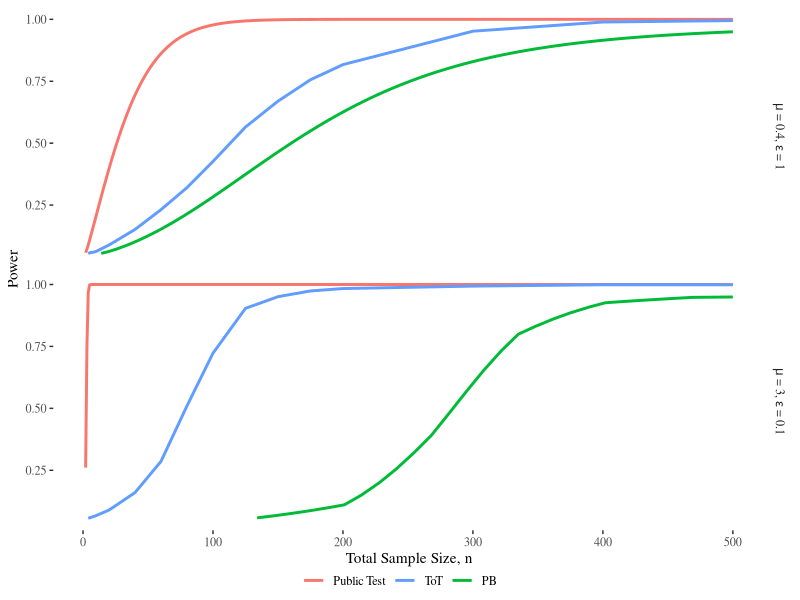
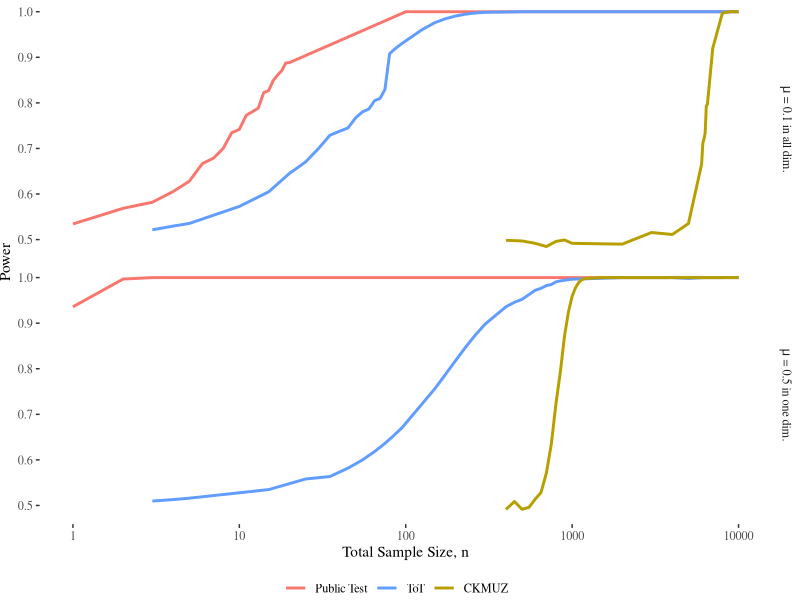
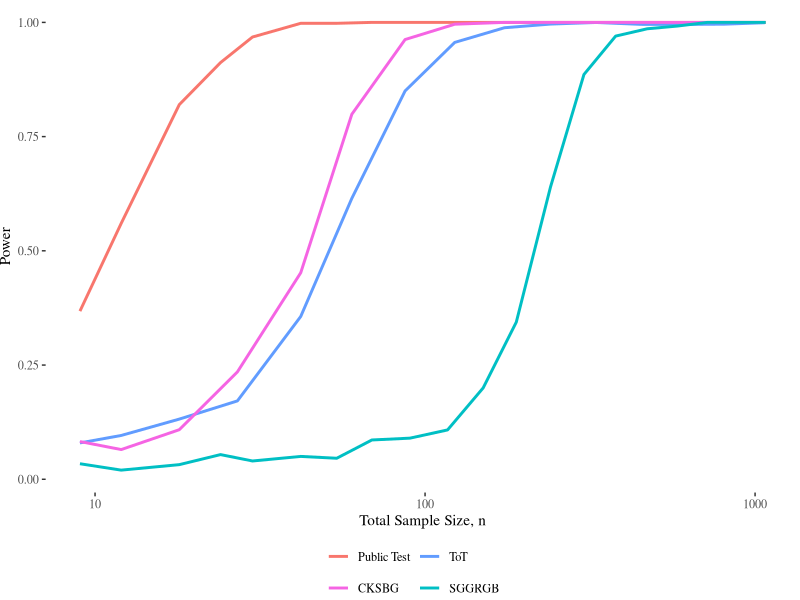
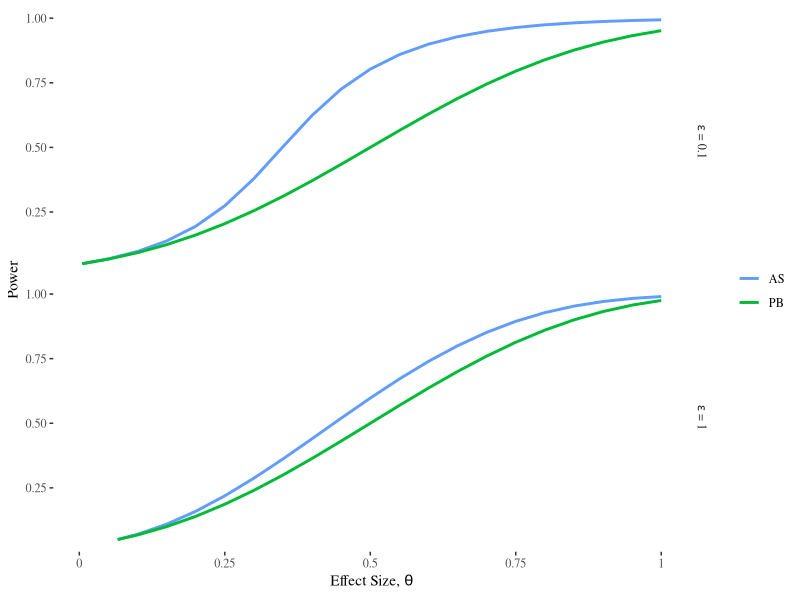
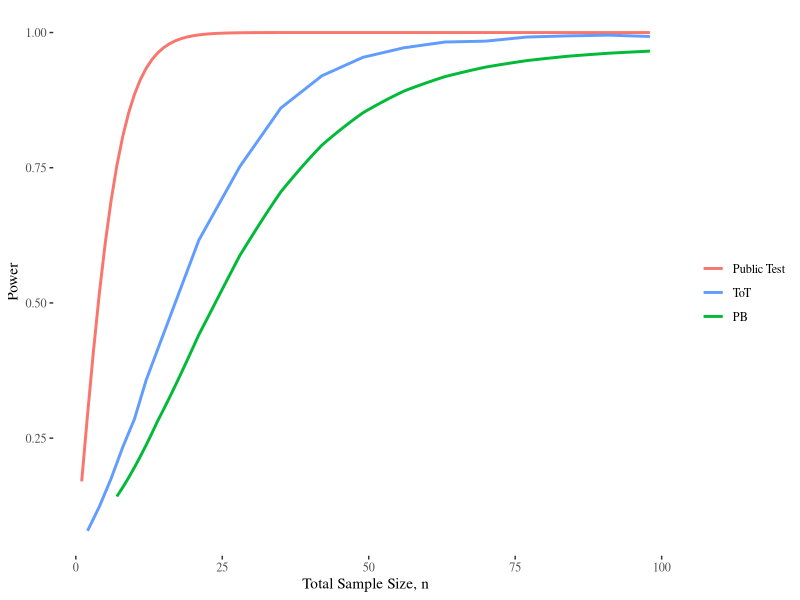
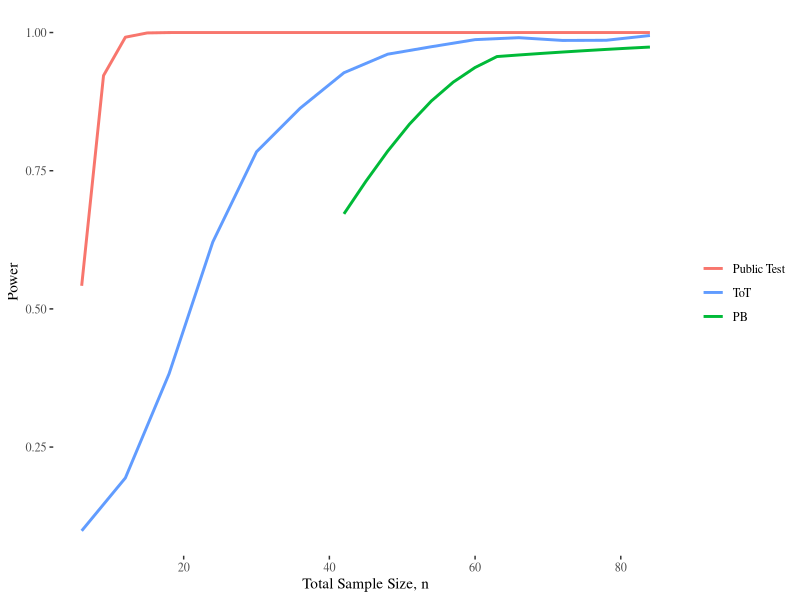
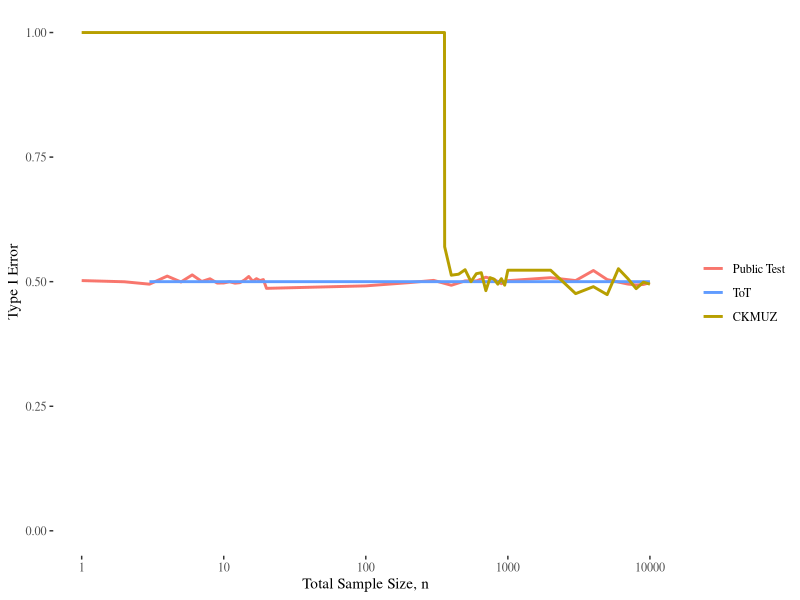
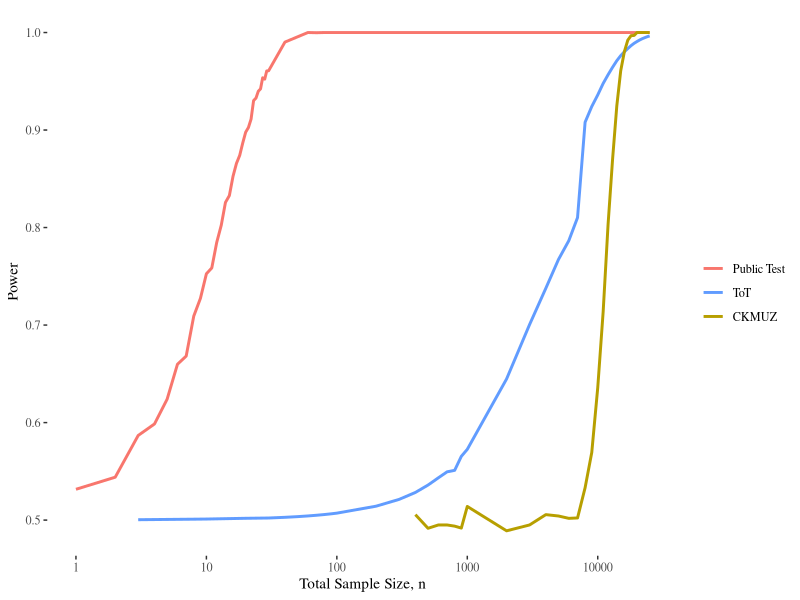

The R script that drew these images, in order:
## ---- chunk 1
knitr::opts_chunk$set(echo = TRUE, fig.width = 8, fig.height = 1.75)
library(readr)
library(tidyverse)
library(ggthemes)
library(purrr)

plot_colors <- c("#F8766D", # Public Test
                 "#B79F00", # Canonne et al. (CKMUZ)
                 "#00BA38", # Pena-Barrientos (PB)
                 "#00BFC4", # Swanberg et al. (SGGRGB)
                 "#619CFF", # Test of Tests (ToT)/ Awan and Slavkovic (AS)
                 "#F564E3") # Couch et al. (CKSBG)
## ---- chunk 2
Figure_2 <- read_csv("figures/Figure_2.csv", show_col_types = FALSE)

Figure_2 %>%
  # Adjust Order of Tests in Legend
  mutate(test = factor(test, levels = c("Public Test", "ToT", "PB"))) %>%
  # Create a Variable of Facet Labels
  mutate(eff = paste0("mu*' = ", eff,", '*epsilon*' = ", eps,"'")) %>%
  ggplot(aes(x = n, y = power, color = test)) +
  geom_line(linewidth =  1) +
  facet_grid(rows = vars(eff), labeller = label_parsed) +
  scale_color_manual(values = plot_colors[c(1,5,3)]) +
  labs(x = "Total Sample Size, n", y = "Power", color = "") +
  theme_tufte() +
  theme(legend.position="bottom", legend.margin=margin(-10,0,0,-20))

ggsave("ICML_plots/Fig2.png", width = 3.25, height = 4, 
       dpi=600, units = "in")
## ---- chunk 3
Figure_3 <- read_csv("figures/Figure_3.csv", show_col_types = FALSE)

Figure_3 %>%
  # Adjust Order of Tests in Legend
  mutate(test = factor(test, levels = c("Public Test", "ToT", "CKMUZ"))) %>%
  # Create a Variable of Facet Labels
  mutate(eff = case_when(eff == 0.5 ~ "mu*' = 0.5 in one dim.'",
                         eff == 0.1 ~ "mu*' = 0.1 in all dim.'")) %>%
  ggplot(aes(x = n, y = power, color = test)) + 
  geom_line(linewidth =  1) + 
  facet_grid(rows = vars(eff), labeller = label_parsed) +
  labs(x = "Total Sample Size, n", y = "Power", color = "") +
  scale_x_log10() + theme_tufte() +
  scale_color_manual(values = plot_colors[c(1,5,2)]) + 
  theme(legend.position="bottom", legend.margin=margin(0,0,0,-20),
        plot.margin=grid::unit(c(0,0,0,0), "mm"))

ggsave("ICML_plots/Fig3.png", width = 3.25, height = 4, 
       dpi=600, units = "in")
## ---- chunk 4
Figure_4 <- read_csv("figures/Figure_4.csv", show_col_types = FALSE)

Figure_4 %>%
  # Adjust Order of Tests in Legend
  mutate(test = factor(test, levels = c("Public Test", "ToT",
                                        "CKSBG", "SGGRGB"))) %>%
  ggplot(aes(x = n, y = power, color = test)) + geom_line(linewidth =  1) +
  labs(x = "Total Sample Size, n", y = "Power", color = "") + 
  scale_x_log10() + theme_tufte() +
  scale_color_manual(values = plot_colors[c(1,5,6,4)]) + 
  theme(legend.position="bottom", legend.margin=margin(0,0,0,-20),
      plot.margin=grid::unit(c(0,0,0,0), "mm")) +
  guides(color=guide_legend(nrow=2, byrow=TRUE))

ggsave("ICML_plots/Fig4.png", width = 3.25, height = 2.75,
       dpi=600, units = "in")
## ---- chunk 5
Figure_5 <- read_csv("figures/Figure_5.csv", show_col_types = FALSE)

Figure_5 %>%
  mutate(epsilon = paste0("epsilon*' = ", eps,"'")) %>%
  mutate(test = case_when(test == "Awan & Slavkovic" ~ "AS", 
                          test == "Pena & Barrientos" ~ "PB")) %>%
  ggplot(aes(x = theta, y = power, color = test)) +
  geom_line(linewidth =  1) +
  facet_grid(rows = vars(epsilon), labeller = label_parsed) +
  labs(x = expression("Effect Size, "*theta), color = "", y = "Power") +
  scale_color_manual(values = plot_colors[c(5,3)]) +
  scale_x_continuous(labels = c(0, 0.25, 0.5, 0.75, 1)) +
  theme_tufte()

ggsave("ICML_plots/Fig5.png", width = 6.75, height = 1.75*2,
       dpi=600, units = "in")
## ---- chunk 6
Figure_6 <- read_csv("figures/Figure_6.csv", show_col_types = FALSE)

Figure_6 %>%
  mutate(test = case_when(test == "Public" ~ "Public Test", 
                          test == "PB" ~ "PB",
                          test == "ToT" ~ "ToT")) %>%
  mutate(test = factor(test, levels = c("Public Test", "ToT", "PB"))) %>%
  ggplot(aes(x = n, y = power, color = test)) +
  geom_line(linewidth =  1) +
  scale_color_manual(values = plot_colors[c(1,5,3)]) +
  labs(x = "Total Sample Size, n", y = "Power", color = "") +
  theme_tufte()

ggsave("ICML_plots/Fig6.png", width = 6.75, height = 1.75,
       dpi=600, units = "in")
## ---- chunk 7
Figure_7 <- read_csv("figures/Figure_7.csv", show_col_types = FALSE)

Figure_7 %>%
  mutate(test = case_when(test == "Public" ~ "Public Test", 
                          test == "PB" ~ "PB",
                          test == "ToT" ~ "ToT")) %>%
  mutate(test = factor(test, levels = c("Public Test", "ToT", "PB"))) %>%
  ggplot(aes(x = n, y = power, color = test)) +
  geom_line(linewidth =  1) +
  scale_color_manual(values = plot_colors[c(1,5,3)]) +
  labs(x = "Total Sample Size, n", y = "Power", color = "") +
  theme_tufte()

ggsave("ICML_plots/Fig7.png", width = 6.75, height = 1.75,
       dpi=600, units = "in")
## ---- chunk 8
Figure_8 <- read_csv("figures/Figure_8.csv", show_col_types = FALSE)

Figure_8 %>%
  mutate(test = case_when(test == "Public" ~ "Public Test", 
                          test == "Canonne" ~ "CKMUZ",
                          test == "Test of tests" ~ "ToT")) %>%
  mutate(test = factor(test, levels = c("Public Test", "ToT", "CKMUZ"))) %>%
  ggplot(aes(x = n, y = power, color = test)) + 
  geom_line(linewidth =  1) + 
  labs(x = "Total Sample Size, n", y = "Type I Error", color = "") +
  scale_x_log10() + theme_tufte() + ylim(0,1) + 
  scale_color_manual(values = plot_colors[c(1,5,2)])

ggsave("ICML_plots/Fig8.png", width = 6.75, height = 1.75,
       dpi=600, units = "in")
## ---- chunk 9
Figure_9 <- read_csv("figures/Figure_9.csv", show_col_types = FALSE)

Figure_9 %>%
  filter(!(test == "Canonne" & n < 359)) %>%
  mutate(test = case_when(test == "Public" ~ "Public Test", 
                          test == "Canonne" ~ "CKMUZ",
                          test == "Test of tests" ~ "ToT")) %>%
  mutate(test = factor(test, levels = c("Public Test", "ToT", "CKMUZ"))) %>%
  ggplot(aes(x = n, y = power, color = test)) + 
  geom_line(linewidth =  1) + 
  labs(x = "Total Sample Size, n", y = "Power", color = "") +
  scale_x_log10() + theme_tufte() + 
  scale_color_manual(values = plot_colors[c(1,5,2)])

ggsave("ICML_plots/Fig9.png", width = 6.75, height = 1.75,
       dpi=600, units = "in")
## ---- chunk 10
Figure_10 <- read_csv("figures/Figure_10.csv", show_col_types = FALSE)

Figure_10 %>%
  filter(!(test == "Canonne" & n < 359)) %>%
  mutate(test = case_when(test == "Public" ~ "Public Test", 
                          test == "Canonne" ~ "CKMUZ",
                          test == "Test of tests" ~ "ToT")) %>%
  mutate(test = factor(test, levels = c("Public Test", "ToT", "CKMUZ"))) %>%
  ggplot(aes(x = n, y = power, color = test)) + 
  geom_line(linewidth =  1) + 
  labs(x = "Total Sample Size, n", y = "Power", color = "") +
  scale_x_log10() + theme_tufte() + 
  scale_color_manual(values = plot_colors[c(1,5,2)])

ggsave("ICML_plots/Fig10.png", width = 6.75, height = 1.75,
       dpi=600, units = "in")
## ---- chunk 11
Figure_11 <- read_csv("figures/Figure_11.csv", show_col_types = FALSE)

Figure_11 %>%
  filter(!(test == "Canonne" & n < 359)) %>%
  mutate(test = case_when(test == "Public" ~ "Public Test", 
                          test == "Canonne" ~ "CKMUZ",
                          test == "Test of tests" ~ "ToT")) %>%
  mutate(test = factor(test, levels = c("Public Test", "ToT", "CKMUZ"))) %>%
  ggplot(aes(x = n, y = power, color = test)) + 
  geom_line(linewidth =  1) + 
  labs(x = "Total Sample Size, n", y = "Power", color = "") +
  scale_x_log10() + theme_tufte() + 
  scale_color_manual(values = plot_colors[c(1,5,2)])

ggsave("ICML_plots/Fig11.png", width = 6.75, height = 1.75,
       dpi=600, units = "in")
## ---- chunk 12
Figure_12 <- read_csv("figures/Figure_12.csv", show_col_types = FALSE)

Figure_12 %>%
  filter(!(test == "Canonne" & n <= 400)) %>%
  mutate(test = case_when(test == "Public" ~ "Public Test", 
                          test == "Canonne" ~ "CKMUZ",
                          test == "Test of tests" ~ "ToT")) %>%
  mutate(test = factor(test, levels = c("Public Test", "ToT", "CKMUZ"))) %>%
  ggplot(aes(x = n, y = power, color = test)) + 
  geom_line(linewidth =  1) + 
  labs(x = "Total Sample Size, n", y = "Power", color = "") +
  scale_x_log10() + theme_tufte() + 
  scale_color_manual(values = plot_colors[c(1,5,2)])

ggsave("ICML_plots/Fig12.png", width = 6.75, height = 1.75,
       dpi=600, units = "in")
## ---- chunk 13
Figure_13 <- read_csv("figures/Figure_13.csv", show_col_types = FALSE)

Figure_13 %>%
  filter(eps == 1, n <= 1226) %>%
  filter(test %in% c("Public ANOVA", "kw abs", "Private ANOVA",
                     "Test of tests")) %>%
  mutate(test = case_when(test == "Public ANOVA" ~ "Public Test", 
                          test == "Private ANOVA" ~ "SGGRGB",
                          test == "kw abs" ~ "CKSBG",
                          test == "Test of tests" ~ "ToT")) %>%
  mutate(test = factor(test, levels = c("Public Test", "ToT",
                                        "CKSBG", "SGGRGB"))) %>%
  ggplot(aes(x = n, y = power, color = test)) + geom_line(linewidth =  1) +
  labs(x = "Total Sample Size, n", y = "Power", color = "") + 
  scale_x_log10() + theme_tufte() +
  scale_color_manual(values = plot_colors[c(1,5,6,4)])

ggsave("ICML_plots/Fig13.png", width = 6.75, height = 1.75,
       dpi=600, units = "in")
## ---- chunk 14
Figure_14 <- read_csv("figures/Figure_14.csv", show_col_types = FALSE)

Figure_14 %>%
  filter(n <= 1226) %>%
  filter(test %in% c("pub", "Private KW", "Private ANOVA",
                     "Test of tests")) %>%
  mutate(test = case_when(test == "pub" ~ "Public Test", 
                          test == "Private ANOVA" ~ "SGGRGB",
                          test == "Private KW" ~ "CKSBG",
                          test == "Test of tests" ~ "ToT")) %>%
  mutate(test = factor(test, levels = c("Public Test", "ToT",
                                        "CKSBG", "SGGRGB"))) %>%
  ggplot(aes(x = n, y = power, color = test)) + geom_line(linewidth =  1) +
  labs(x = "Total Sample Size, n", y = "Power", color = "") + 
  scale_x_log10() + theme_tufte() +
  scale_color_manual(values = plot_colors[c(1,5,6,4)])

ggsave("ICML_plots/Fig14.png", width = 6.75, height = 1.75,
       dpi=600, units = "in")
## ---- chunk 15
Figure_15 <- read_csv("figures/Figure_15.csv", show_col_types = FALSE)

Figure_15 %>%
  filter(n <= 1226) %>%
  filter(test %in% c("pub", "Private KW", "Private ANOVA",
                     "Test of tests")) %>%
  mutate(test = case_when(test == "pub" ~ "Public Test", 
                          test == "Private ANOVA" ~ "SGGRGB",
                          test == "Private KW" ~ "CKSBG",
                          test == "Test of tests" ~ "ToT")) %>%
  mutate(test = factor(test, levels = c("Public Test", "ToT",
                                        "CKSBG", "SGGRGB"))) %>%
  ggplot(aes(x = n, y = power, color = test)) + geom_line(linewidth =  1) +
  labs(x = "Total Sample Size, n", y = "Power", color = "") + 
  scale_x_log10() + theme_tufte() +
  scale_color_manual(values = plot_colors[c(1,5,6,4)])

ggsave("ICML_plots/Fig15.png", width = 6.75, height = 1.75,
       dpi=600, units = "in")
## ---- chunk 16
Figure_16 <- read_csv("figures/Figure_16.csv", show_col_types = FALSE)

Figure_16 %>%
  filter(n <= 1311) %>%
  filter(test %in% c("Public KW", "New KW", "Private ANOVA",
                     "Test of tests")) %>%
  mutate(test = case_when(test == "Public KW" ~ "Public Test", 
                          test == "Private ANOVA" ~ "SGGRGB",
                          test == "New KW" ~ "CKSBG",
                          test == "Test of tests" ~ "ToT")) %>%
  mutate(test = factor(test, levels = c("Public Test", "ToT",
                                        "CKSBG", "SGGRGB"))) %>%
  ggplot(aes(x = n, y = power, color = test)) + geom_line(linewidth =  1) +
  labs(x = "Total Sample Size, n", y = "Power", color = "") + 
  scale_x_log10() + theme_tufte() +
  scale_color_manual(values = plot_colors[c(1,5,6,4)])

ggsave("ICML_plots/Fig16.png", width = 6.75, height = 1.75,
       dpi=600, units = "in")
